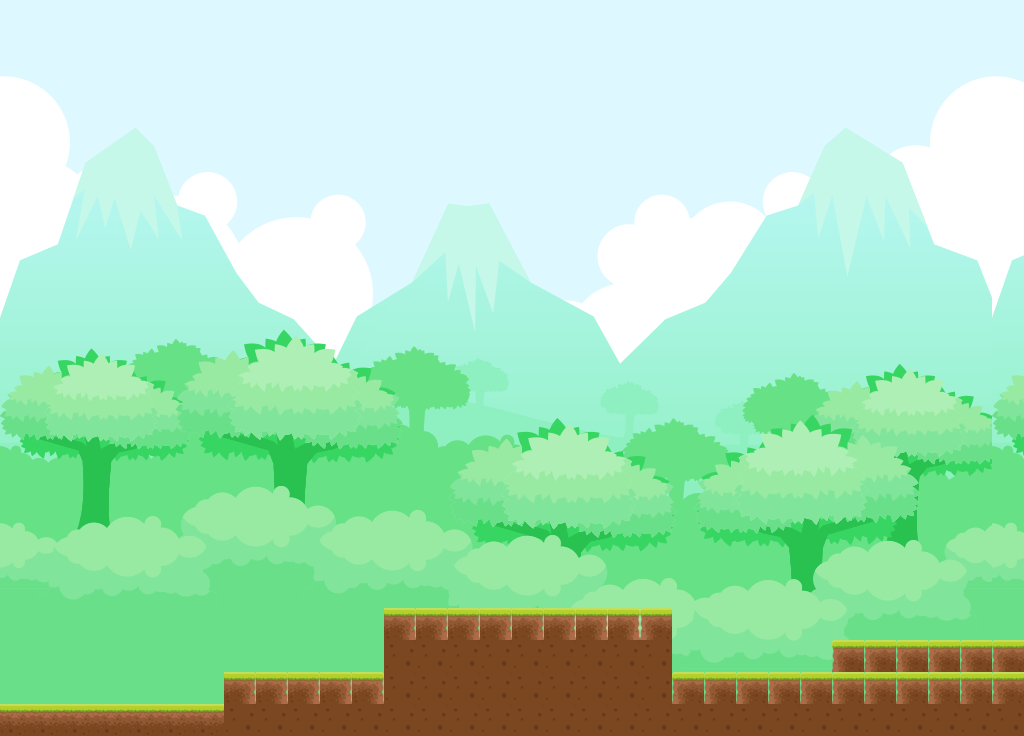

A 2D game scene composited from a Tiled map and its tileset images. What follows is a short description and the map's XML, with each tile layer's data collapsed to a summary:
An orthogonal 32x23 tile map with 32x32 px tiles, 2 tile layers (base_layer, ground_layer), 2 tilesets and 5 objects.

<map version="1.8" tiledversion="1.8.2" orientation="orthogonal" renderorder="right-down" width="32" height="23" tilewidth="32" tileheight="32" infinite="0" nextlayerid="4" nextobjectid="6">
 <tileset firstgid="1" name="background" tilewidth="32" tileheight="32" tilecount="713" columns="31">
  <image source="../images/background.png" width="1000" height="750" />
 </tileset>
 <tileset firstgid="714" name="ground_tiles" tilewidth="32" tileheight="32" tilecount="18" columns="0">
  <grid orientation="orthogonal" width="1" height="1" />
  <tile id="0">
   <image width="32" height="32" source="../images/ground_tiles/2.png" />
  </tile>
  <tile id="1">
   <image width="32" height="32" source="../images/ground_tiles/3.png" />
  </tile>
  <tile id="2">
   <image width="32" height="32" source="../images/ground_tiles/4.png" />
  </tile>
  <tile id="3">
   <image width="32" height="32" source="../images/ground_tiles/5.png" />
  </tile>
  <tile id="4">
   <image width="32" height="32" source="../images/ground_tiles/6.png" />
  </tile>
  <tile id="5">
   <image width="32" height="32" source="../images/ground_tiles/7.png" />
  </tile>
  <tile id="6">
   <image width="32" height="32" source="../images/ground_tiles/8.png" />
  </tile>
  <tile id="7">
   <image width="32" height="32" source="../images/ground_tiles/9.png" />
  </tile>
  <tile id="8">
   <image width="32" height="32" source="../images/ground_tiles/10.png" />
  </tile>
  <tile id="9">
   <image width="32" height="32" source="../images/ground_tiles/11.png" />
  </tile>
  <tile id="10">
   <image width="32" height="32" source="../images/ground_tiles/12.png" />
  </tile>
  <tile id="11">
   <image width="32" height="23" source="../images/ground_tiles/13.png" />
  </tile>
  <tile id="12">
   <image width="32" height="23" source="../images/ground_tiles/14.png" />
  </tile>
  <tile id="13">
   <image width="32" height="23" source="../images/ground_tiles/15.png" />
  </tile>
  <tile id="14">
   <image width="32" height="32" source="../images/ground_tiles/16.png" />
  </tile>
  <tile id="15">
   <image width="32" height="25" source="../images/ground_tiles/17.png" />
  </tile>
  <tile id="16">
   <image width="32" height="32" source="../images/ground_tiles/18.png" />
  </tile>
  <tile id="17">
   <image width="32" height="32" source="../images/ground_tiles/1.png" />
  </tile>
 </tileset>
 <layer id="1" name="base_layer" width="32" height="23">
  <data>[736 cells, 736 non-empty, 711 distinct tile ids]</data>
 </layer>
 <layer id="2" name="ground_layer" width="32" height="23">
  <data>[736 cells, 81 non-empty, 4 distinct tile ids]</data>
 </layer>
 <objectgroup id="3" name="ground">
  <object id="1" x="388" y="612" width="286.667" height="122.667" />
  <object id="2" x="224" y="665.333" width="164" height="66.6667" />
  <object id="3" x="-9.33333" y="698.667" width="232" height="38.6667" />
  <object id="4" x="677.333" y="670.667" width="346.667" height="64" />
  <object id="5" x="832" y="641.333" width="192" height="30.6667" />
 </objectgroup>
</map>
